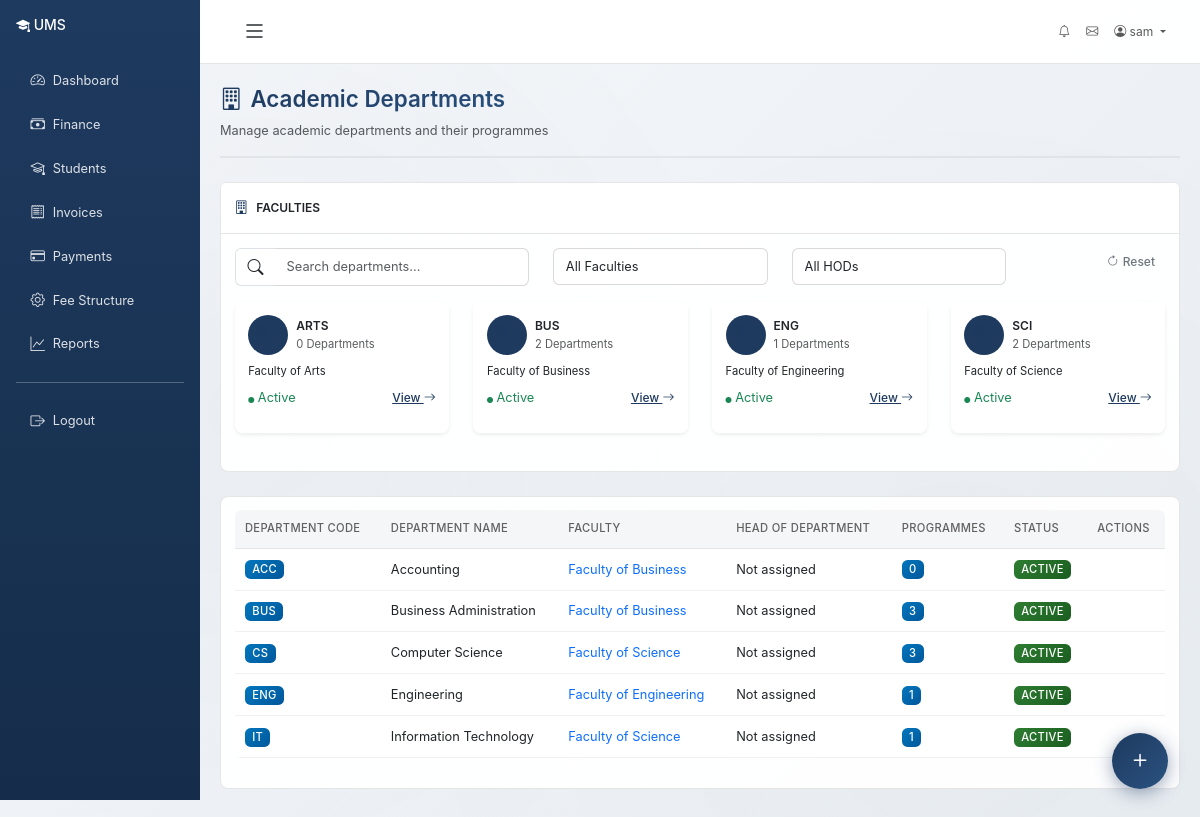
/academics/departments/ (signed in), run on an earlier commit of the app's database.
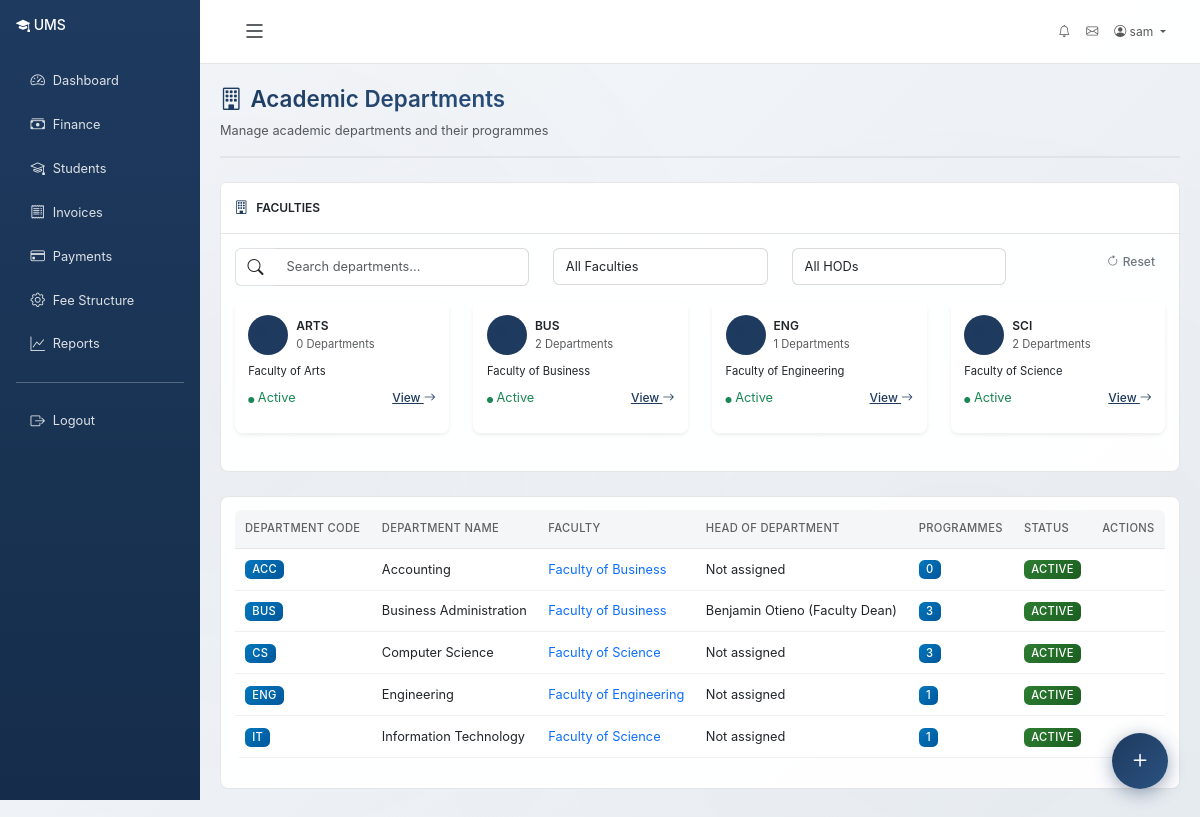
And on a later commit of the database.
### academics/models.py (models this page shows, shortened)
class Department(models.Model):
    name = models.CharField(max_length=200)
    code = models.CharField(max_length=10, unique=True)
    faculty = models.ForeignKey(Faculty, on_delete=models.CASCADE, related_name='departments')
    head_of_department = models.ForeignKey(
        settings.AUTH_USER_MODEL, on_delete=models.SET_NULL,
        null=True, blank=True, related_name='department_head'
    )
    description = models.TextField(blank=True)
    is_active = models.BooleanField(default=True)
    created_at = models.DateTimeField(auto_now_add=True)
    class Meta:
        ordering = ['name']

class Faculty(models.Model):
    name = models.CharField(max_length=200)
    code = models.CharField(max_length=10, unique=True)
    campus = models.ForeignKey(Campus, on_delete=models.CASCADE, related_name='faculties', null=True, blank=True)
    dean = models.ForeignKey(
        settings.AUTH_USER_MODEL, on_delete=models.SET_NULL,
        null=True, blank=True, related_name='faculty_dean'
    )
    description = models.TextField(blank=True)
    established_date = models.DateField(null=True, blank=True)
    is_active = models.BooleanField(default=True)
    created_at = models.DateTimeField(auto_now_add=True)
    class Meta:
        verbose_name_plural = 'Faculties'
        ordering = ['name']

### accounts/models.py (models this page shows, shortened)
class User(AbstractUser):
    class Role(models.TextChoices):
        ADMIN = 'admin', 'Administrator'
        REGISTRAR = 'registrar', 'Registrar'
        LECTURER = 'lecturer', 'Lecturer'
        STUDENT = 'student', 'Student'
        FINANCE = 'finance', 'Finance Staff'
        LIBRARIAN = 'librarian', 'Librarian'
        HOSTEL_MANAGER = 'hostel_manager', 'Hostel Manager'
        FACULTY_DEAN = 'faculty_dean', 'Faculty Dean'
        DEPARTMENT_HEAD = 'department_head', 'Department Head'
        PROGRAMME_COORDINATOR = 'programme_coordinator', 'Programme Coordinator'
    role = models.CharField(max_length=25, choices=Role.choices, default=Role.STUDENT)
    phone_number = models.CharField(max_length=20, blank=True)
    date_of_birth = models.DateField(null=True, blank=True)
    gender = models.CharField(
        max_length=10,
        choices=[('M', 'Male'), ('F', 'Female'), ('O', 'Other')],
        blank=True
    )
    address = models.TextField(blank=True)
    profile_picture = models.ImageField(upload_to='profiles/', null=True, blank=True)
    is_active_member = models.BooleanField(default=True)
    created_at = models.DateTimeField(auto_now_add=True)
    updated_at = models.DateTimeField(auto_now=True)
    class Meta:
        ordering = ['-date_joined']
    def __str__(self):
        return f"{self.get_full_name()} ({self.get_role_display()})"
    @property
    def is_admin(self):
        return self.role == self.Role.ADMIN or self.is_superuser
    @property
    def is_registrar(self):
        return self.role == self.Role.REGISTRAR
    @property
    def is_lecturer(self):
        return self.role == self.Role.LECTURER
    @property
    def is_student(self):
        return self.role == self.Role.STUDENT
    @property
    def is_finance_staff(self):
        return self.role == self.Role.FINANCE
    @property
    def is_faculty_dean(self):
        return self.role == self.Role.FACULTY_DEAN
    @property
    def is_department_head(self):
        return self.role == self.Role.DEPARTMENT_HEAD
    @property
    def is_programme_coordinator(self):
        return self.role == self.Role.PROGRAMME_COORDINATOR

### academics/views.py (the view)
# urls.py: path('departments/', views.department_list, name='department_list'),
@login_required
def department_list(request):
    departments = Department.objects.select_related('faculty').all()
    if request.user.is_department_head:
        dept = Department.objects.filter(head_of_department=request.user).first()
        departments = departments.filter(pk=dept.pk) if dept else departments.none()
    elif request.user.is_faculty_dean:
        departments = departments.filter(faculty__dean=request.user)
    faculties = Faculty.objects.all()
    User = apps.get_model('accounts', 'User')
    heads = User.objects.filter(role=User.Role.DEPARTMENT_HEAD)
    return render(request, 'academics/department_list.html', {
        'departments': departments,
        'faculties': faculties,
        'heads': heads,
    })

### accounts/context_processors.py (called while the page is built, shortened)
def admin_dashboard_stats(request):
    context = {}
    return context

def user_context(request):
    context = {}
    if request.user.is_authenticated:
        user = request.user
        context['user_role'] = user.role
        context['user_role_display'] = user.get_role_display()
        context['is_admin_user'] = user.is_admin
        context['is_staff_user'] = user.role in ['admin', 'registrar', 'lecturer', 'finance', 'librarian', 'hostel_manager']
        nav_items = _get_nav_items(user)
        context['nav_items'] = nav_items
    return context

### templates/academics/department_list.html (shortened to what the changed rows need)
{% extends "base.html" %}
{% load static %}
{% block content %}
<div class="page-header d-flex justify-content-between align-items-center">
    <div>
        <h1 class="page-title"><i class="bi bi-building me-2"></i>Academic Departments</h1>
    </div>
</div>
<div class="card">
    <div class="card-body">
        <div class="table-responsive">
            <table class="table table-hover">
                <thead class="table-light">
                    <tr>
                        <th>Department Code</th>
                        <th>Department Name</th>
                        <th>Faculty</th>
                        <th>Head of Department</th>
                        <th>Programmes</th>
                        <th>Status</th>
                        <th>Actions</th>
                    </tr>
                </thead>
                <tbody>
                    {% for department in departments %}
                    <tr data-name="{{ department.name|lower }}" data-faculty="{{ department.faculty.id }}" data-head="{{ department.head_of_department.id|default:'' }}">
                        <td><span class="badge bg-primary">{{ department.code }}</span></td>
                        <td>{{ department.name }}</td>
                        <td>
                            <a href="{% url 'academics:faculty_detail' department.faculty.pk %}" class="text-decoration-none">
                                {{ department.faculty.name }}
                            </a>
                        </td>
                        <td>{{ department.head_of_department|default:"Not assigned" }}</td>
                        <td>
                            <span class="badge bg-info">{{ department.programmes.count }}</span>
                        </td>
                        <td>
                            <span class="badge {% if department.is_active %}bg-success{% else %}bg-secondary{% endif %}">
                                {% if department.is_active %}Active{% else %}Inactive{% endif %}
                            </span>
                        </td>
                        <td>
                        </td>
                        </tr>
                    {% endfor %}
                </tbody>
            </table>
        </div>
    </div>
</div>
{% endblock %}

What changed in the data, as far as the page shows it:
changed Department "Business Administration": head_of_department "Not assigned" → "Benjamin Otieno (Faculty Dean)"
